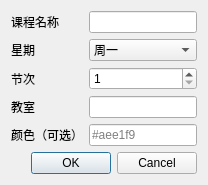
<?xml version="1.0" encoding="UTF-8"?>
<ui version="4.0">
 <class>CourseDialog</class>
 <widget class="QDialog" name="CourseDialog">
  <property name="windowTitle">
   <string>添加课程</string>
  </property>
  <layout class="QFormLayout" name="formLayout">
   <item row="0" column="0">
    <widget class="QLabel" name="label_name">
     <property name="text">
      <string>课程名称</string>
     </property>
    </widget>
   </item>
   <item row="0" column="1">
    <widget class="QLineEdit" name="lineEdit_name"/>
   </item>

   <item row="1" column="0">
    <widget class="QLabel" name="label_weekday">
     <property name="text">
      <string>星期</string>
     </property>
    </widget>
   </item>
   <item row="1" column="1">
    <widget class="QComboBox" name="comboBox_weekday">
     <item><property name="text"><string>周一</string></property></item>
     <item><property name="text"><string>周二</string></property></item>
     <item><property name="text"><string>周三</string></property></item>
     <item><property name="text"><string>周四</string></property></item>
     <item><property name="text"><string>周五</string></property></item>
     <item><property name="text"><string>周六</string></property></item>
     <item><property name="text"><string>周日</string></property></item>
    </widget>
   </item>

   <item row="2" column="0">
    <widget class="QLabel" name="label_section">
     <property name="text">
      <string>节次</string>
     </property>
    </widget>
   </item>
   <item row="2" column="1">
    <widget class="QSpinBox" name="spinBox_section">
     <property name="minimum"><number>1</number></property>
     <property name="maximum"><number>12</number></property>
    </widget>
   </item>

   <item row="3" column="0">
    <widget class="QLabel" name="label_room">
     <property name="text">
      <string>教室</string>
     </property>
    </widget>
   </item>
   <item row="3" column="1">
    <widget class="QLineEdit" name="lineEdit_room"/>
   </item>

   <item row="4" column="0">
    <widget class="QLabel" name="label_color">
     <property name="text">
      <string>颜色（可选）</string>
     </property>
    </widget>
   </item>
   <item row="4" column="1">
    <widget class="QLineEdit" name="color_picker">
     <property name="placeholderText"><string>#aee1f9</string></property>
    </widget>
   </item>

   <item row="5" column="0" colspan="2">
    <widget class="QDialogButtonBox" name="buttonBox">
     <property name="standardButtons">
      <set>QDialogButtonBox::Ok|QDialogButtonBox::Cancel</set>
     </property>
    </widget>
   </item>
  </layout>
 </widget>
 <resources/>
 <connections/>
</ui>
